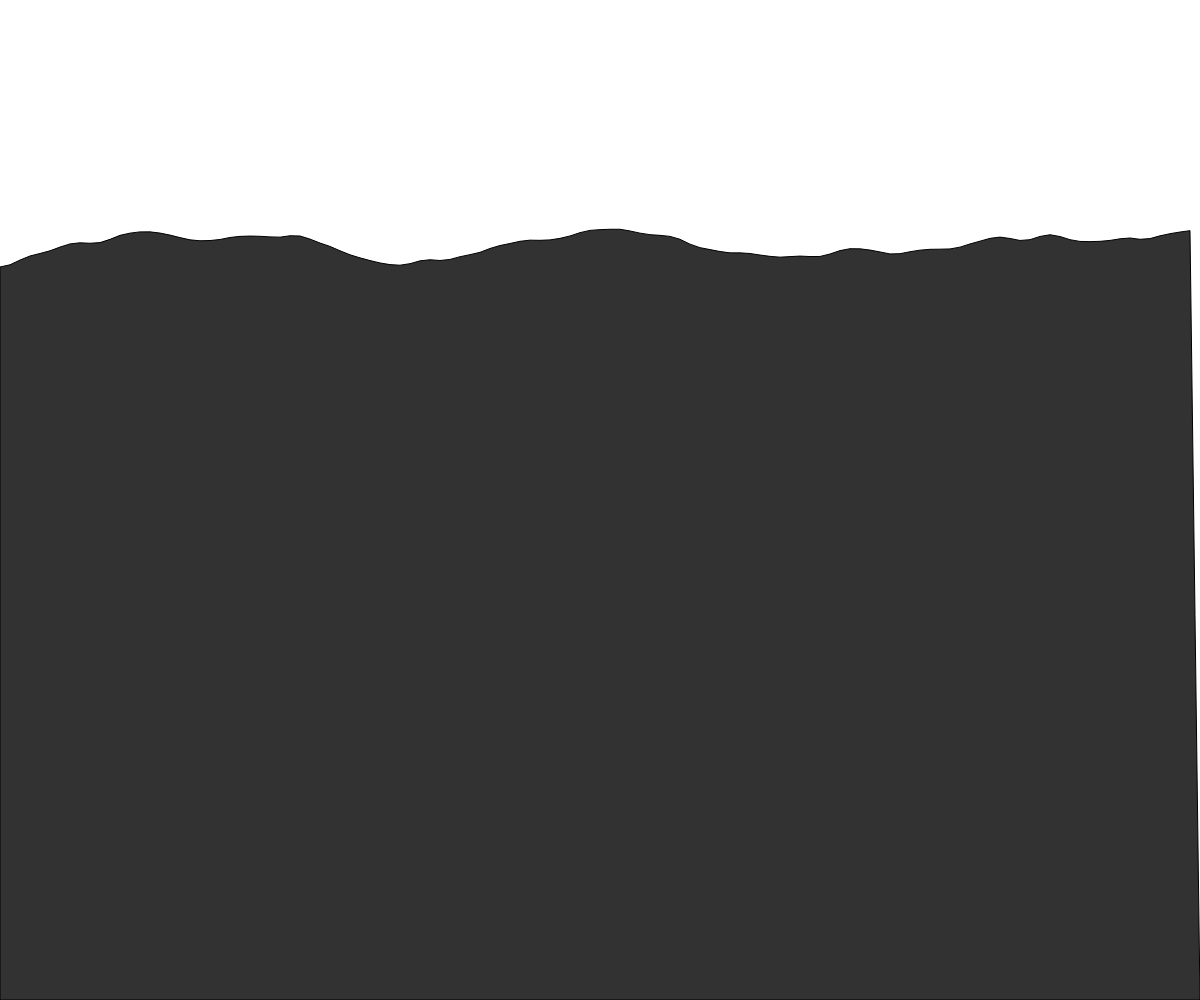
Frame 1 (no input)
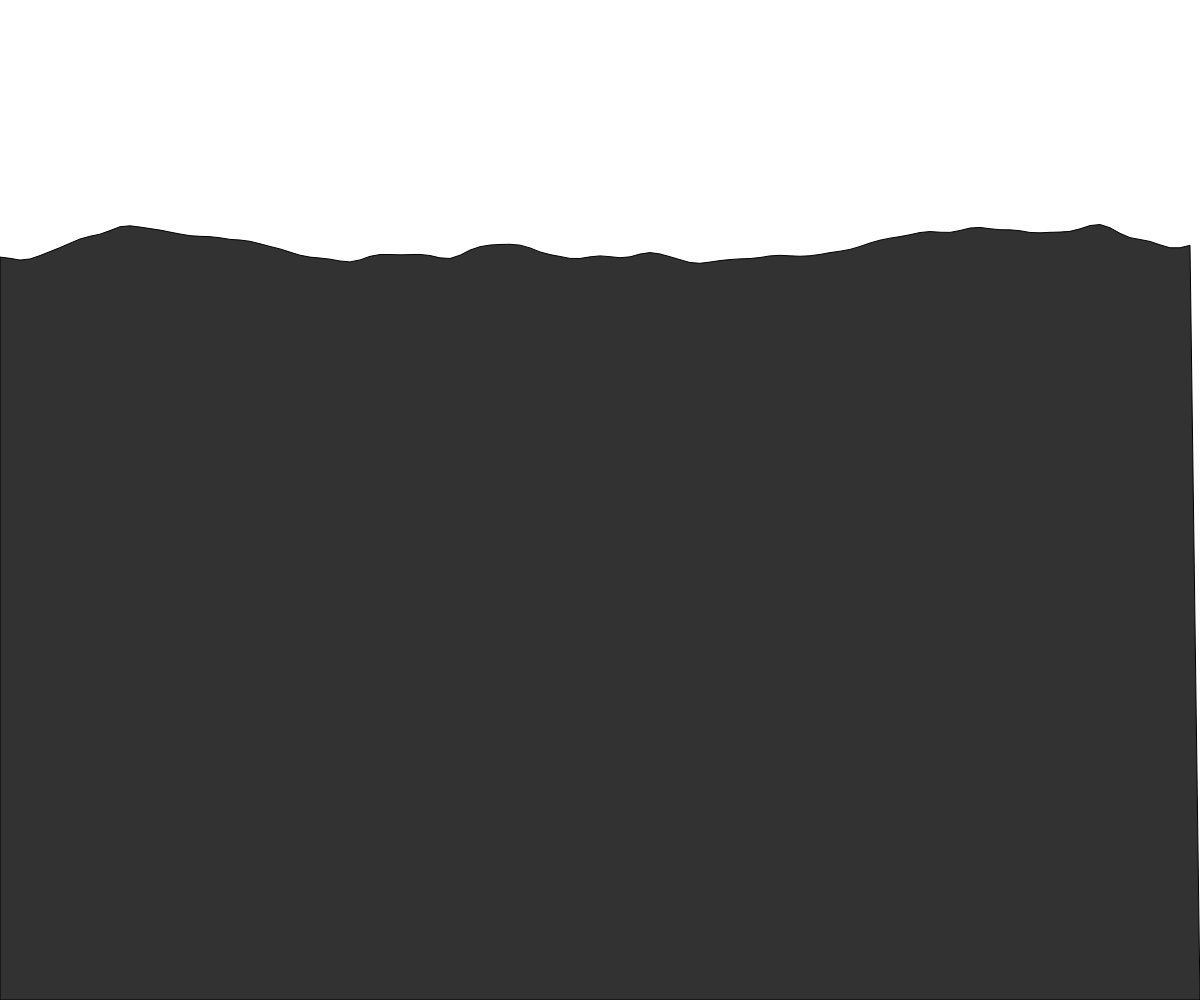
Frame 60 (no input)
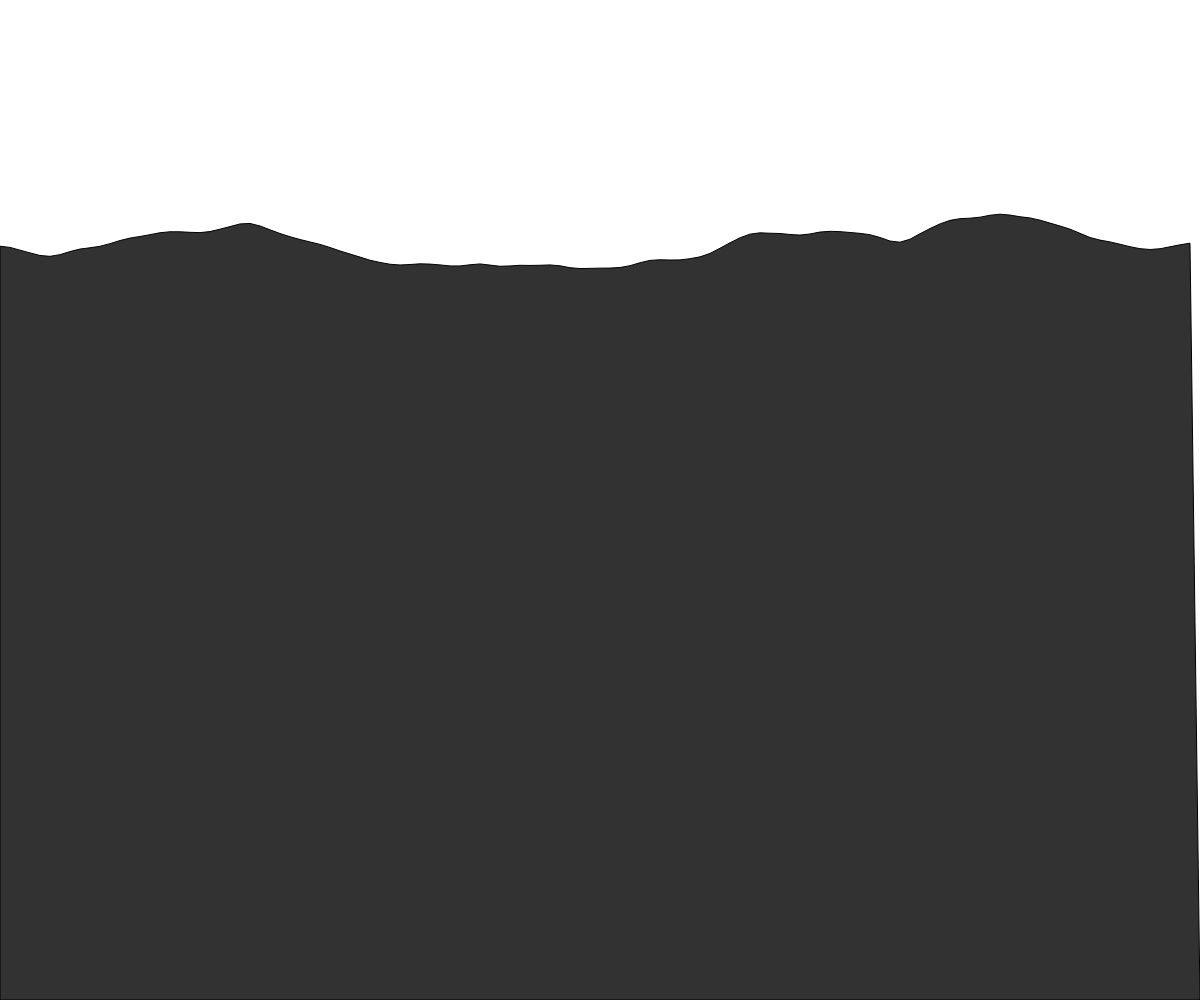
Frame 120 (the mouse pressed at the canvas centre since frame 60)

The p5.js sketch that drew these frames (run headless with seeded random() and noise() and a simulated clock; from frame 60 on, the mouse is pressed at the canvas centre):

// p5.js sketch
// ── sketch.js
let yoff = 0.0; // 2nd dimension of perlin noise

function setup() {
  createCanvas(windowWidth, windowHeight);
}

function draw() {
  background(255);

  fill(50);
  // We're going to draw a polygon out of the wave points
  beginShape();

  let xoff = 0; // Option #1: 2D Noise
  // Iterate over horizontal pixels
  for (let x = 0; x < width; x += 10) {
    // Calculate a y value according to noise, map to
    let y = map(noise(xoff, yoff), 0, 1, 200, 300);
    // Set the vertex
    vertex(x, y);
    // Increment x dimension for noise
    xoff += 0.05;
  }
  // Increment y dimension for noise
  yoff += 0.01;
  vertex(width, height);
  vertex(0, height);
  endShape(CLOSE);
}
